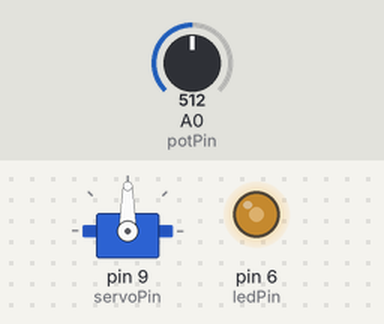
Bench run of a sketch on a simulated Arduino Uno, built with avr-gcc and run on an emulated ATmega328P. Parts: servo, output pins drawn as LEDs (lit = HIGH). The test bench sets the inputs (shaded band); at power-on: A0 (potPin) = 512.

Above: at 1.2 s.
1.3 s: A0 (potPin) set to 716
At 2.5 s:
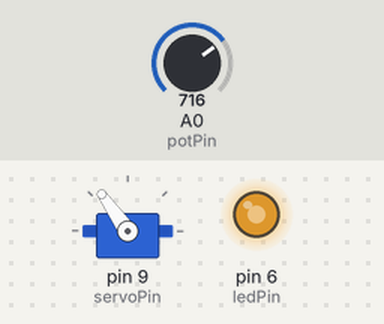
2.8 s: A0 (potPin) set to 900
At 4.0 s:
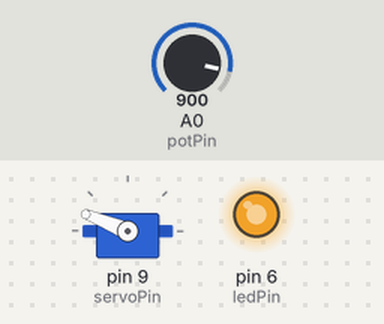
4.3 s: A0 (potPin) set to 1023
At 4.8 s:
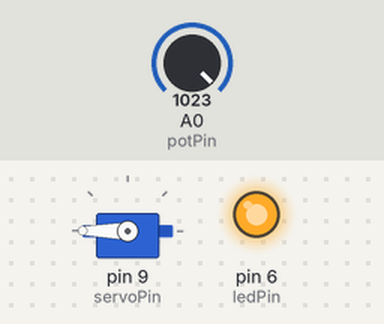
5.8 s: A0 (potPin) set to 306
At 7.0 s:
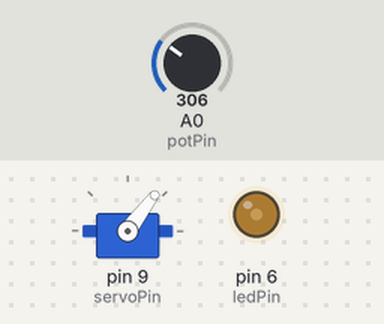
7.3 s: A0 (potPin) set to 122
At 8.5 s:
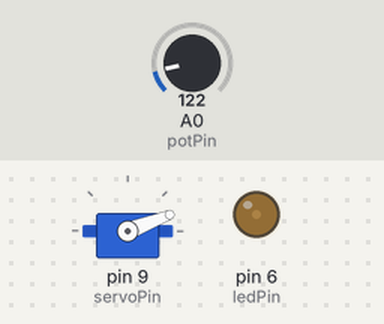
Timing chart, 0 to 9.8 s (numbered marks = the images above; inputs shaded):
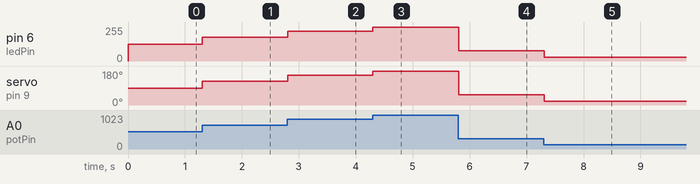

Measured:
- after the input at 1.3 s, pin 6 (ledPin): 127/255 → 178/255 at once; servo on pin 9 (servoPin): 90° → 125° at once
- after the input at 2.8 s, pin 6 (ledPin): 178/255 → 224/255 at once; servo on pin 9 (servoPin): 125° → 158° at once
- after the input at 4.3 s, pin 6 (ledPin): 224/255 → 255/255 at once; servo on pin 9 (servoPin): 158° → 180° at once
- after the input at 5.8 s, pin 6 (ledPin): 255/255 → 76/255 at once; servo on pin 9 (servoPin): 180° → 53° at once
- after the input at 7.3 s, pin 6 (ledPin): 76/255 → 30/255 at once; servo on pin 9 (servoPin): 53° → 21° at once

The sketch:

servo_cntrl_using_potentiometer.ino
```cpp
#include <Servo.h>

Servo myServo;

const int potPin = A0;
const int ledPin = 6;
const int servoPin = 9;

void setup() {
  myServo.attach(servoPin);
  pinMode(ledPin, OUTPUT);
}

void loop() {
  int potValue = analogRead(potPin);

  int servoAngle = map(potValue, 0, 1023, 0, 180);
  int ledBrightness = map(potValue, 0, 1023, 0, 255);

  myServo.write(servoAngle);
  analogWrite(ledPin, ledBrightness);

  delay(10);
}
```
